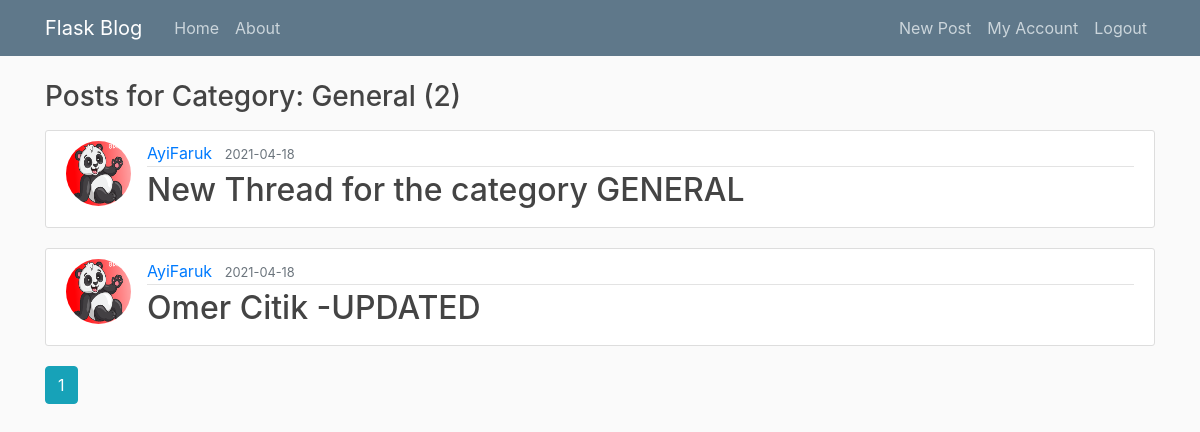
The page /post/filter/1 (signed in) on the database its author committed.
### app/models.py (models this page shows, shortened)
class Category(db.Model):
    id = db.Column(db.Integer, primary_key=True)
    category = db.Column(db.String(100), nullable=False)
    post= db.relationship('Post', backref='category', lazy=True)

class Post(db.Model):
    id = db.Column(db.Integer, primary_key=True)
    title = db.Column(db.String(100), nullable=False)
    date_posted = db.Column(db.DateTime, nullable=False, default=datetime.utcnow)
    content = db.Column(db.Text, nullable=False)
    user_id = db.Column(db.Integer, db.ForeignKey('user.id'), nullable=False)
    comments=  db.relationship('Comment', backref='thread', lazy=True)
    category_id = db.Column(db.Integer, db.ForeignKey('category.id'), nullable=False)

class User(db.Model, UserMixin):
    id = db.Column(db.Integer, primary_key=True)
    username = db.Column(db.String(20), unique=True, nullable=False)
    email = db.Column(db.String(120), unique=True, nullable=False)
    password = db.Column(db.String(120), nullable=False)
    image_file = db.Column(db.String(20), nullable=False, default='default.jpg')
    posts=  db.relationship('Post', backref='author', lazy=True)
    comments=  db.relationship('Comment', backref='authorCom', lazy=True)

### app/posts/routes.py (the view)
@posts.route("/post/filter/<int:category>")
def filter_posts(category):
    page = request.args.get('page', 1, type=int)
    category = Category.query.get_or_404(category)   # Get the Post or return 404 if post not exist
    posts = Post.query.filter_by(category=category)\
        .order_by(Post.date_posted.desc())\
        .paginate(page=page, per_page=5)
    return render_template('filter_posts.html', posts=posts, category=category)

### app/models.py (called while the page is built)
@login_manager.user_loader
def load_user(user_id):
    return User.query.get(int(user_id))

### app/templates/filter_posts.html
{% extends "layout2.html" %}
{% block content %}
    <h3 class="mb-3">Posts for Category: {{ category.category }} ({{ posts.total }})</h3>
    {% for post in posts.items %}
        <article class="media content-section">
          <img class="rounded-circle article-img" src="{{ url_for('static', filename='profile_pics/' + post.author.image_file) }}">
          <div class="media-body">
            <div class="article-metadata">
              <a class="mr-2" href="{{ url_for('users.user_posts', username=post.author.username) }}">{{ post.author.username }}</a>
              <small class="text-muted">{{ post.date_posted.strftime('%Y-%m-%d') }}</small>
            </div>
            <h2><a class="article-title" href="{{ url_for('posts.post', post_id=post.id) }}">{{ post.title }}</a></h2>
          </div>
        </article>
    {% endfor %}
    {% for page_num in posts.iter_pages(left_edge=1, right_edge=1, left_current=1, right_current=2) %}
      {% if page_num %}
        {% if posts.page == page_num %}
          <a class="btn btn-info mb-4" href="{{ url_for('posts.filter_posts', category=category.id, page=page_num) }}">{{ page_num }}</a>
        {% else %}
          <a class="btn btn-outline-info mb-4" href="{{ url_for('posts.filter_posts', category=category.id, page=page_num) }}">{{ page_num }}</a>
        {% endif %}
      {% else %}
        ...
      {% endif %}
    {% endfor %}
{% endblock content %}

### app/static/style/main.css (style rules this page uses)
body { background: #fafafa; color: #333333; margin-top: 5rem; }
h1, h2, h3, h4, h5, h6 { color: #444444; }
.content-section { background: #ffffff; padding: 10px 20px; border: 1px solid #dddddd; border-radius: 3px; margin-bottom: 20px; }
.article-title { color: #444444; }
.article-img { height: 65px; width: 65px; margin-right: 16px; }
.article-metadata { padding-bottom: 1px; margin-bottom: 4px; border-bottom: 1px solid #e3e3e3 }

### rows shown on the page
Category: category "General"
Post: image_file (placeholder picture), author.username "AyiFaruk", date_posted "2021-04-18", title "New Thread for the category GENERAL"
Post: image_file (placeholder picture), author.username "AyiFaruk", date_posted "2021-04-18", title "Omer Citik -UPDATED"

### other values the page prints
{{ posts.total }} "2"
{{ page_num }} "1"
